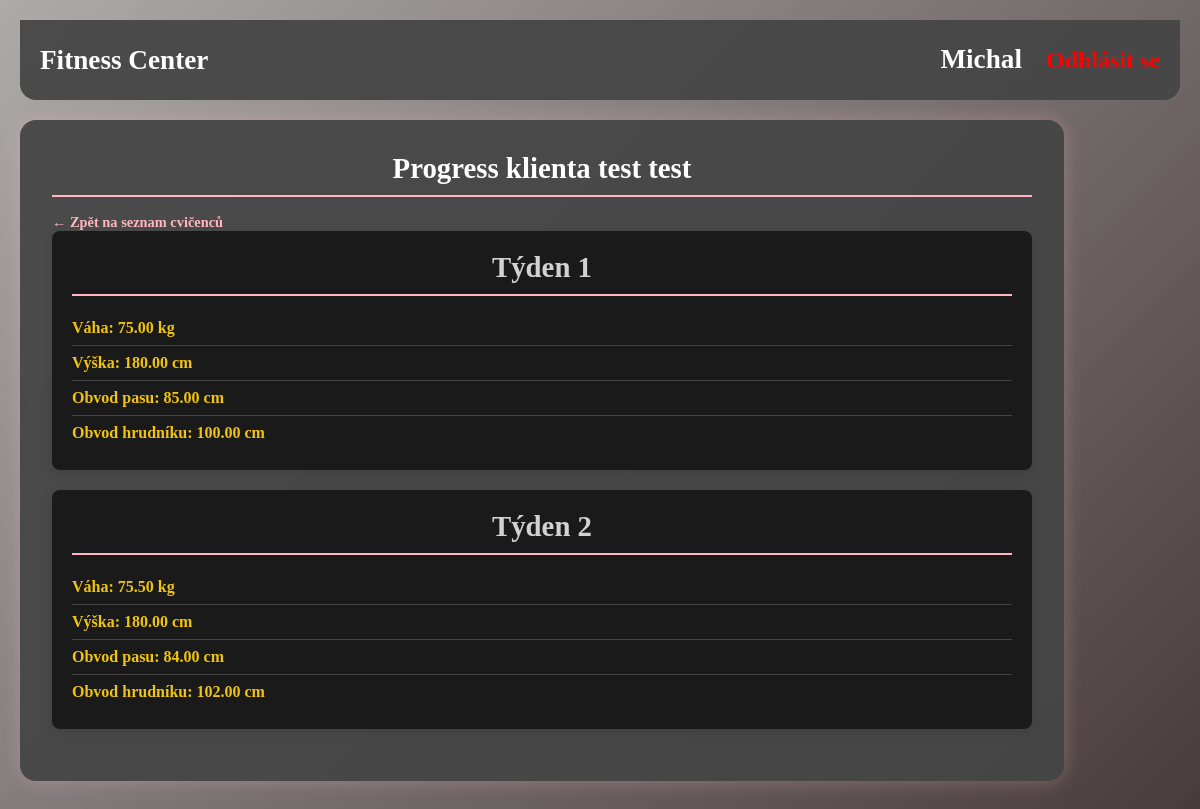
The app's page /src/views/progressTrener_page.php?user_id=65 (signed in) with its own data.
### tables this page shows
CREATE TABLE `USER` (
  `id` int(11) NOT NULL AUTO_INCREMENT,
  `jmeno` varchar(50) DEFAULT NULL,
  `prijmeni` varchar(50) DEFAULT NULL,
  `heslo` varchar(300) DEFAULT NULL,
  `email` varchar(80) NOT NULL,
  `telefon` varchar(25) NOT NULL,
  `datum_narozeni` date DEFAULT NULL,
  `pohlavi` enum('Muz','Zena','Jine') DEFAULT NULL,
  `role_idRole` int(11) DEFAULT NULL,
  `user_idUser` int(11) DEFAULT NULL,
  PRIMARY KEY (`id`),
  UNIQUE KEY `Email_UNIQUE` (`email`),
  KEY `fk_USER_Role_idx` (`role_idRole`),
  KEY `fk_USER_USER1_idx` (`user_idUser`),
  CONSTRAINT `fk_USER_Role` FOREIGN KEY (`role_idRole`) REFERENCES `ROLE` (`id`) ON DELETE NO ACTION ON UPDATE NO ACTION,
  CONSTRAINT `fk_USER_USER1` FOREIGN KEY (`user_idUser`) REFERENCES `USER` (`id`) ON DELETE NO ACTION ON UPDATE NO ACTION
);

CREATE TABLE `PARAMETRY` (
  `id` int(11) NOT NULL AUTO_INCREMENT,
  `cislo_tydne` int(11) DEFAULT NULL,
  `vyska` decimal(10,2) DEFAULT NULL,
  `hmotnost` decimal(10,2) DEFAULT NULL,
  `obvod_pasu` decimal(10,2) DEFAULT NULL,
  `obvod_hrudniku` decimal(10,2) DEFAULT NULL,
  `user_idUser` int(11) NOT NULL,
  PRIMARY KEY (`id`),
  KEY `fk_PARAMETRY_USER1_idx` (`user_idUser`),
  CONSTRAINT `fk_PARAMETRY_USER1` FOREIGN KEY (`user_idUser`) REFERENCES `USER` (`id`) ON DELETE NO ACTION ON UPDATE NO ACTION
);

### src/database/conn.php (called while the page is built, shortened)
<?php
class Database{
        private $conn;
    public function __construct($host, $user, $pass, $dbname){
        try{
            $this->conn = new mysqli($host, $user, $pass, $dbname);
        }catch(Exception $e){
            die("Vyjímka" . $e->getMessage());
        }
    }
    public function query($query, $params = []){
        try{
            $stmt = $this->conn->prepare($query);
        if(!empty($params)){
            $data_types = str_repeat("s", count($params));
            $stmt->bind_param($data_types, ...$params);
        }
        if(!$stmt->execute()){
          throw new Exception("Nepovedlo se spustit příkaz z jiného souboru" . $stmt->error);
        }
            if (stripos(trim($query), 'SELECT') === 0) {
                $result = $stmt->get_result();
                return $result;
            } else {
                $affected = $stmt->affected_rows;
                $stmt->close();
                return $affected > 0;
            }
        }catch(Exception $e){
            echo "Vyjímka" . $e->getMessage();
            return false;
        }
    }
}
?>

### src/database/db_conn.php (called while the page is built)
<?php
require_once "conn.php";
$db = new Database("127.0.0.1:3306", "root", "696365", "georgivrbsky");

### src/views/progressTrener_page.php (the view, shortened to what this page needs)
<?php
include __DIR__ . '/../../src/database/db_conn.php';
$klient_id = intval($_GET['user_id']);
$klient = $db->query("SELECT jmeno, prijmeni FROM USER WHERE id = ? AND user_idUser = ?", [$klient_id, $_SESSION["user_id"]])->fetch_assoc();
$parametry = $db->query("SELECT * FROM PARAMETRY WHERE user_idUSER = ? ORDER BY cislo_tydne ASC", [$klient_id]);
?>
<!DOCTYPE html>
<html lang="cs">
<head>
    <link rel="stylesheet" href="/~georgivrbsky/public/stylesheet.css" />
</head>
<body class="dashboard-body">
    <header>
        <?php include __DIR__ . '/../../public/components/navbar.php'; ?>
    </header>
    <main class="centered-content">
        <div class="container">
            <h1>Progress klienta <?= htmlspecialchars($klient['jmeno'] . ' ' . $klient['prijmeni']) ?></h1>
            <a href="/~georgivrbsky/src/views/dashboardTrener_page.php">← Zpět na seznam cvičenců</a>
            <?php
            if ($parametry->num_rows === 0) {
                echo "<p>Klient nemá zadané žádné parametry.</p>";
            } else {
                while ($p = $parametry->fetch_assoc()) {
                    echo "<div class='klient'>";
                    echo "<h2>Týden {$p['cislo_tydne']}</h2>";
                    echo "<ul>";
                    echo "<li>Váha: {$p['hmotnost']} kg</li>";
                    echo "<li>Výška: {$p['vyska']} cm</li>";
                    echo "<li>Obvod pasu: {$p['obvod_pasu']} cm</li>";
                    echo "<li>Obvod hrudníku: {$p['obvod_hrudniku']} cm</li>";
                    echo "</ul>";
                    echo "</div>";
                }
            }
            ?>
        </div>
    </main>
</body>
</html>

### public/stylesheet.css (style rules this page uses)
* { margin: 0; padding: 0; box-sizing: border-box; }
body { height: 100vh; background: linear-gradient(135deg, #adaaaa, #483b3b); display: flex; align-items: center; justify-content: center; font-family: "Palatino Linotype", "Book Antiqua", Palatino, serif; font-weight: bold; color: #ffffff; padding: 0 20px; }
a { color: #ffb6c1; text-decoration: none; font-size: 0.9rem; }
ul { list-style: none; padding: 0; }
ul li { padding: 8px 0; border-bottom: 1px solid #444; color: #000000; font-size: 0.9rem; }
ul li:last-child { border-bottom: none; }
.container { width: 90%; max-width: 1200px; background: rgba(70, 70, 70, 0.95); backdrop-filter: blur(8px); padding: 2rem; border-radius: 1rem; box-shadow: 0 0 20px rgba(255, 182, 193, 0.3); }
h1 { text-align: center; color: #ffffff; font-size: 1.8rem; margin-bottom: 1rem; border-bottom: 2px solid #ffb6c1; padding-bottom: 10px; }
.login-form h2, h2 { text-align: center; color: #ffffff; font-size: 1.8rem; margin-bottom: 1rem; border-bottom: 2px solid #ffb6c1; padding-bottom: 10px; }
body.dashboard-body { height: auto; display: block; min-height: 100vh; padding: 20px; }
main { display: grid; grid-template-columns: repeat(auto-fit, minmax(500px, 1fr)); gap: 20px; max-width: 1200px; margin: 20px auto; }
.klient { background: #1a1a1a; padding: 20px; margin-bottom: 20px; border-radius: 8px; box-shadow: 0 4px 12px rgba(0, 0, 0, 0.1); }
.klient h2 { font-size: 1.8rem; color: #d2d2d2; margin-bottom: 15px; }
.klient p, .klient li { font-size: 1rem; }
.klient li { color: #f1c40f; }

### records on screen
user: jmeno+prijmeni "test test"
parametry: cislo_tydne "1", hmotnost "75.00", vyska "180.00", obvod_pasu "85.00", obvod_hrudniku "100.00"
parametry: cislo_tydne "2", hmotnost "75.50", vyska "180.00", obvod_pasu "84.00", obvod_hrudniku "102.00"

### other values on screen
$JMENO "Michal"
